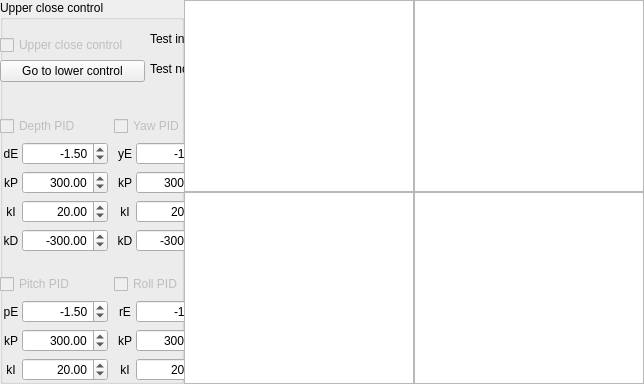
        <widget class="QWidget" name="stackedWidgetAnalyze">
         <layout class="QGridLayout" name="gridLayout_2">
          <property name="leftMargin">
           <number>0</number>
          </property>
          <property name="topMargin">
           <number>0</number>
          </property>
          <property name="rightMargin">
           <number>0</number>
          </property>
          <property name="bottomMargin">
           <number>0</number>
          </property>
          <property name="spacing">
           <number>0</number>
          </property>
          <item row="0" column="0">
           <layout class="QHBoxLayout" name="horizontalLayout_2" stretch="2,5">
            <property name="spacing">
             <number>0</number>
            </property>
            <item>
             <widget class="QGroupBox" name="groupBox">
              <property name="title">
               <string>Upper close control</string>
              </property>
              <property name="flat">
               <bool>false</bool>
              </property>
              <property name="checkable">
               <bool>false</bool>
              </property>
              <widget class="QWidget" name="layoutWidget">
               <property name="geometry">
                <rect>
                 <x>0</x>
                 <y>100</y>
                 <width>222</width>
                 <height>326</height>
                </rect>
               </property>
               <layout class="QGridLayout" name="gridLayout_3">
                <property name="spacing">
                 <number>6</number>
                </property>
                <item row="0" column="0">
                 <layout class="QVBoxLayout" name="verticalLayout">
                  <item>
                   <widget class="QCheckBox" name="depthPidCheckBox">
                    <property name="enabled">
                     <bool>false</bool>
                    </property>
                    <property name="layoutDirection">
                     <enum>Qt::LeftToRight</enum>
                    </property>
                    <property name="text">
                     <string>Depth PID</string>
                    </property>
                   </widget>
                  </item>
                  <item>
                   <layout class="QHBoxLayout" name="horizontalLayout_6" stretch="1,4">
                    <property name="spacing">
                     <number>0</number>
                    </property>
                    <item>
                     <widget class="QLabel" name="labelZd">
                      <property name="text">
                       <string>dE</string>
                      </property>
                      <property name="alignment">
                       <set>Qt::AlignCenter</set>
                      </property>
                     </widget>
                    </item>
                    <item>
                     <widget class="QDoubleSpinBox" name="doubleSpinBoxDe">
                      <property name="alignment">
                       <set>Qt::AlignRight|Qt::AlignTrailing|Qt::AlignVCenter</set>
                      </property>
                      <property name="decimals">
                       <number>2</number>
                      </property>
                      <property name="minimum">
                       <double>-5.000000000000000</double>
                      </property>
                      <property name="maximum">
                       <double>0.200000000000000</double>
                      </property>
                      <property name="singleStep">
                       <double>0.100000000000000</double>
                      </property>
                      <property name="value">
                       <double>-1.500000000000000</double>
                      </property>
                     </widget>
                    </item>
                   </layout>
                  </item>
                  <item>
                   <layout class="QHBoxLayout" name="horizontalLayout_3" stretch="1,4">
                    <property name="spacing">
                     <number>0</number>
                    </property>
                    <item>
                     <widget class="QLabel" name="labelKp">
                      <property name="text">
                       <string>kP</string>
                      </property>
                      <property name="alignment">
                       <set>Qt::AlignCenter</set>
                      </property>
                     </widget>
                    </item>
                    <item>
                     <widget class="QDoubleSpinBox" name="doubleSpinBoxKpDepth">
                      <property name="alignment">
                       <set>Qt::AlignRight|Qt::AlignTrailing|Qt::AlignVCenter</set>
                      </property>
                      <property name="maximum">
                       <double>1000.000000000000000</double>
                      </property>
                      <property name="value">
                       <double>300.000000000000000</double>
                      </property>
                     </widget>
                    </item>
                   </layout>
                  </item>
                  <item>
                   <layout class="QHBoxLayout" name="horizontalLayout_4" stretch="1,4">
                    <property name="spacing">
                     <number>0</number>
                    </property>
                    <item>
                     <widget class="QLabel" name="labelKi">
                      <property name="text">
                       <string>kI</string>
                      </property>
                      <property name="alignment">
                       <set>Qt::AlignCenter</set>
                      </property>
                     </widget>
                    </item>
                    <item>
                     <widget class="QDoubleSpinBox" name="doubleSpinBoxKiDepth">
                      <property name="alignment">
                       <set>Qt::AlignRight|Qt::AlignTrailing|Qt::AlignVCenter</set>
                      </property>
                      <property name="maximum">
                       <double>1000.000000000000000</double>
                      </property>
                      <property name="value">
                       <double>20.000000000000000</double>
                      </property>
                     </widget>
                    </item>
                   </layout>
                  </item>
                  <item>
                   <layout class="QHBoxLayout" name="horizontalLayout_5" stretch="1,4">
                    <property name="spacing">
                     <number>0</number>
                    </property>
                    <item>
                     <widget class="QLabel" name="labelKd">
                      <property name="text">
                       <string>kD</string>
                      </property>
                      <property name="alignment">
                       <set>Qt::AlignCenter</set>
                      </property>
                     </widget>
                    </item>
                    <item>
                     <widget class="QDoubleSpinBox" name="doubleSpinBoxKdDepth">
                      <property name="alignment">
                       <set>Qt::AlignRight|Qt::AlignTrailing|Qt::AlignVCenter</set>
                      </property>
                      <property name="minimum">
                       <double>-1000.000000000000000</double>
                      </property>
                      <property name="maximum">
                       <double>1000.000000000000000</double>
                      </property>
                      <property name="value">
                       <double>-300.000000000000000</double>
                      </property>
                     </widget>
                    </item>
                   </layout>
                  </item>
                 </layout>
                </item>
                <item row="0" column="1">
                 <layout class="QVBoxLayout" name="verticalLayout_4">
                  <item>
                   <widget class="QCheckBox" name="yawPidCheckBox">
                    <property name="enabled">
                     <bool>false</bool>
                    </property>
                    <property name="layoutDirection">
                     <enum>Qt::LeftToRight</enum>
                    </property>
                    <property name="text">
                     <string>Yaw PID</string>
                    </property>
                   </widget>
                  </item>
                  <item>
                   <layout class="QHBoxLayout" name="horizontalLayout_17" stretch="1,4">
                    <property name="spacing">
                     <number>0</number>
                    </property>
                    <item>
                     <widget class="QLabel" name="labelZb">
                      <property name="text">
                       <string>yE</string>
                      </property>
                      <property name="alignment">
                       <set>Qt::AlignCenter</set>
                      </property>
                     </widget>
                    </item>
                    <item>
                     <widget class="QDoubleSpinBox" name="doubleSpinBoxYe">
                      <property name="alignment">
                       <set>Qt::AlignRight|Qt::AlignTrailing|Qt::AlignVCenter</set>
                      </property>
                      <property name="decimals">
                       <number>2</number>
                      </property>
                      <property name="minimum">
                       <double>-5.000000000000000</double>
                      </property>
                      <property name="maximum">
                       <double>0.200000000000000</double>
                      </property>
                      <property name="singleStep">
                       <double>0.100000000000000</double>
                      </property>
                      <property name="value">
                       <double>-1.500000000000000</double>
                      </property>
                     </widget>
                    </item>
                   </layout>
                  </item>
                  <item>
                   <layout class="QHBoxLayout" name="horizontalLayout_18" stretch="1,4">
                    <property name="spacing">
                     <number>0</number>
                    </property>
                    <item>
                     <widget class="QLabel" name="labelKp_3">
                      <property name="text">
                       <string>kP</string>
                      </property>
                      <property name="alignment">
                       <set>Qt::AlignCenter</set>
                      </property>
                     </widget>
                    </item>
                    <item>
                     <widget class="QDoubleSpinBox" name="doubleSpinBoxKpYaw">
                      <property name="alignment">
                       <set>Qt::AlignRight|Qt::AlignTrailing|Qt::AlignVCenter</set>
                      </property>
                      <property name="maximum">
                       <double>1000.000000000000000</double>
                      </property>
                      <property name="value">
                       <double>300.000000000000000</double>
                      </property>
                     </widget>
                    </item>
                   </layout>
                  </item>
                  <item>
                   <layout class="QHBoxLayout" name="horizontalLayout_19" stretch="1,4">
                    <property name="spacing">
                     <number>0</number>
                    </property>
                    <item>
                     <widget class="QLabel" name="labelKi_3">
                      <property name="text">
                       <string>kI</string>
                      </property>
                      <property name="alignment">
                       <set>Qt::AlignCenter</set>
                      </property>
                     </widget>
                    </item>
                    <item>
                     <widget class="QDoubleSpinBox" name="doubleSpinBoxKiYaw">
                      <property name="alignment">
                       <set>Qt::AlignRight|Qt::AlignTrailing|Qt::AlignVCenter</set>
                      </property>
                      <property name="maximum">
                       <double>1000.000000000000000</double>
                      </property>
                      <property name="value">
                       <double>20.000000000000000</double>
                      </property>
                     </widget>
                    </item>
                   </layout>
                  </item>
                  <item>
                   <layout class="QHBoxLayout" name="horizontalLayout_20" stretch="1,4">
                    <property name="spacing">
                     <number>0</number>
                    </property>
                    <item>
                     <widget class="QLabel" name="labelKd_3">
                      <property name="text">
                       <string>kD</string>
                      </property>
                      <property name="alignment">
                       <set>Qt::AlignCenter</set>
                      </property>
                     </widget>
                    </item>
                    <item>
                     <widget class="QDoubleSpinBox" name="doubleSpinBoxKdYaw">
                      <property name="alignment">
                       <set>Qt::AlignRight|Qt::AlignTrailing|Qt::AlignVCenter</set>
                      </property>
                      <property name="minimum">
                       <double>-1000.000000000000000</double>
                      </property>
                      <property name="maximum">
                       <double>1000.000000000000000</double>
                      </property>
                      <property name="value">
                       <double>-300.000000000000000</double>
                      </property>
                     </widget>
                    </item>
                   </layout>
                  </item>
                 </layout>
                </item>
                <item row="1" column="0">
                 <layout class="QVBoxLayout" name="verticalLayout_5">
                  <item>
                   <widget class="QCheckBox" name="pitchPidCheckBox">
                    <property name="enabled">
                     <bool>false</bool>
                    </property>
                    <property name="layoutDirection">
                     <enum>Qt::LeftToRight</enum>
                    </property>
                    <property name="text">
                     <string>Pitch PID</string>
                    </property>
                   </widget>
                  </item>
                  <item>
                   <layout class="QHBoxLayout" name="horizontalLayout_21" stretch="1,4">
                    <property name="spacing">
                     <number>0</number>
                    </property>
                    <item>
                     <widget class="QLabel" name="labelZa">
                      <property name="text">
                       <string>pE</string>
                      </property>
                      <property name="alignment">
                       <set>Qt::AlignCenter</set>
                      </property>
                     </widget>
                    </item>
                    <item>
                     <widget class="QDoubleSpinBox" name="doubleSpinBoxPe">
                      <property name="alignment">
                       <set>Qt::AlignRight|Qt::AlignTrailing|Qt::AlignVCenter</set>
                      </property>
                      <property name="decimals">
                       <number>2</number>
                      </property>
                      <property name="minimum">
                       <double>-5.000000000000000</double>
                      </property>
                      <property name="maximum">
                       <double>0.200000000000000</double>
                      </property>
                      <property name="singleStep">
                       <double>0.100000000000000</double>
                      </property>
                      <property name="value">
                       <double>-1.500000000000000</double>
                      </property>
                     </widget>
                    </item>
                   </layout>
                  </item>
                  <item>
                   <layout class="QHBoxLayout" name="horizontalLayout_22" stretch="1,4">
                    <property name="spacing">
                     <number>0</number>
                    </property>
                    <item>
                     <widget class="QLabel" name="labelKp_4">
                      <property name="text">
                       <string>kP</string>
                      </property>
                      <property name="alignment">
                       <set>Qt::AlignCenter</set>
                      </property>
                     </widget>
                    </item>
                    <item>
                     <widget class="QDoubleSpinBox" name="doubleSpinBoxKpPitch">
                      <property name="alignment">
                       <set>Qt::AlignRight|Qt::AlignTrailing|Qt::AlignVCenter</set>
                      </property>
                      <property name="maximum">
                       <double>1000.000000000000000</double>
                      </property>
                      <property name="value">
                       <double>300.000000000000000</double>
                      </property>
                     </widget>
                    </item>
                   </layout>
                  </item>
                  <item>
                   <layout class="QHBoxLayout" name="horizontalLayout_23" stretch="1,4">
                    <property name="spacing">
                     <number>0</number>
                    </property>
                    <item>
                     <widget class="QLabel" name="labelKi_4">
                      <property name="text">
                       <string>kI</string>
                      </property>
                      <property name="alignment">
                       <set>Qt::AlignCenter</set>
                      </property>
                     </widget>
                    </item>
                    <item>
                     <widget class="QDoubleSpinBox" name="doubleSpinBoxKiPitch">
                      <property name="alignment">
                       <set>Qt::AlignRight|Qt::AlignTrailing|Qt::AlignVCenter</set>
                      </property>
                      <property name="maximum">
                       <double>1000.000000000000000</double>
                      </property>
                      <property name="value">
                       <double>20.000000000000000</double>
                      </property>
                     </widget>
                    </item>
                   </layout>
                  </item>
                  <item>
                   <layout class="QHBoxLayout" name="horizontalLayout_24" stretch="1,4">
                    <property name="spacing">
                     <number>0</number>
                    </property>
                    <item>
                     <widget class="QLabel" name="labelKd_4">
                      <property name="text">
                       <string>kD</string>
                      </property>
                      <property name="alignment">
                       <set>Qt::AlignCenter</set>
                      </property>
                     </widget>
                    </item>
                    <item>
                     <widget class="QDoubleSpinBox" name="doubleSpinBoxKdPitch">
                      <property name="alignment">
                       <set>Qt::AlignRight|Qt::AlignTrailing|Qt::AlignVCenter</set>
                      </property>
                      <property name="minimum">
                       <double>-1000.000000000000000</double>
                      </property>
                      <property name="maximum">
                       <double>1000.000000000000000</double>
                      </property>
                      <property name="value">
                       <double>-300.000000000000000</double>
                      </property>
                     </widget>
                    </item>
                   </layout>
                  </item>
                 </layout>
                </item>
                <item row="1" column="1">
                 <layout class="QVBoxLayout" name="verticalLayout_6">
                  <item>
                   <widget class="QCheckBox" name="rollPidCheckBox">
                    <property name="enabled">
                     <bool>false</bool>
                    </property>
                    <property name="layoutDirection">
                     <enum>Qt::LeftToRight</enum>
                    </property>
                    <property name="text">
                     <string>Roll PID</string>
                    </property>
                   </widget>
                  </item>
                  <item>
                   <layout class="QHBoxLayout" name="horizontalLayout_25" stretch="1,4">
                    <property name="spacing">
                     <number>0</number>
                    </property>
                    <item>
                     <widget class="QLabel" name="labelZy">
                      <property name="text">
                       <string>rE</string>
                      </property>
                      <property name="alignment">
                       <set>Qt::AlignCenter</set>
                      </property>
                     </widget>
                    </item>
                    <item>
                     <widget class="QDoubleSpinBox" name="doubleSpinBoxRe">
                      <property name="alignment">
                       <set>Qt::AlignRight|Qt::AlignTrailing|Qt::AlignVCenter</set>
                      </property>
                      <property name="decimals">
                       <number>2</number>
                      </property>
                      <property name="minimum">
                       <double>-5.000000000000000</double>
                      </property>
                      <property name="maximum">
                       <double>0.200000000000000</double>
                      </property>
                      <property name="singleStep">
                       <double>0.100000000000000</double>
                      </property>
                      <property name="value">
                       <double>-1.500000000000000</double>
                      </property>
                     </widget>
                    </item>
                   </layout>
                  </item>
                  <item>
                   <layout class="QHBoxLayout" name="horizontalLayout_26" stretch="1,4">
                    <property name="spacing">
                     <number>0</number>
                    </property>
                    <item>
                     <widget class="QLabel" name="labelKp_5">
                      <property name="text">
                       <string>kP</string>
                      </property>
                      <property name="alignment">
                       <set>Qt::AlignCenter</set>
                      </property>
                     </widget>
                    </item>
                    <item>
                     <widget class="QDoubleSpinBox" name="doubleSpinBoxKpRoll">
                      <property name="alignment">
                       <set>Qt::AlignRight|Qt::AlignTrailing|Qt::AlignVCenter</set>
                      </property>
                      <property name="maximum">
                       <double>1000.000000000000000</double>
                      </property>
                      <property name="value">
                       <double>300.000000000000000</double>
                      </property>
                     </widget>
                    </item>
                   </layout>
                  </item>
                  <item>
                   <layout class="QHBoxLayout" name="horizontalLayout_27" stretch="1,4">
                    <property name="spacing">
                     <number>0</number>
                    </property>
                    <item>
                     <widget class="QLabel" name="labelKi_5">
                      <property name="text">
                       <string>kI</string>
                      </property>
                      <property name="alignment">
                       <set>Qt::AlignCenter</set>
                      </property>
                     </widget>
                    </item>
                    <item>
                     <widget class="QDoubleSpinBox" name="doubleSpinBoxKiRoll">
                      <property name="alignment">
                       <set>Qt::AlignRight|Qt::AlignTrailing|Qt::AlignVCenter</set>
                      </property>
                      <property name="maximum">
                       <double>1000.000000000000000</double>
                      </property>
                      <property name="value">
                       <double>20.000000000000000</double>
                      </property>
                     </widget>
                    </item>
                   </layout>
                  </item>
                  <item>
                   <layout class="QHBoxLayout" name="horizontalLayout_28" stretch="1,4">
                    <property name="spacing">
                     <number>0</number>
                    </property>
                    <item>
                     <widget class="QLabel" name="labelKd_5">
                      <property name="text">
                       <string>kD</string>
                      </property>
                      <property name="alignment">
                       <set>Qt::AlignCenter</set>
                      </property>
                     </widget>
                    </item>
                    <item>
                     <widget class="QDoubleSpinBox" name="doubleSpinBoxKdRoll">
                      <property name="alignment">
                       <set>Qt::AlignRight|Qt::AlignTrailing|Qt::AlignVCenter</set>
                      </property>
                      <property name="minimum">
                       <double>-1000.000000000000000</double>
                      </property>
                      <property name="maximum">
                       <double>1000.000000000000000</double>
                      </property>
                      <property name="value">
                       <double>-300.000000000000000</double>
                      </property>
                     </widget>
                    </item>
                   </layout>
                  </item>
                 </layout>
                </item>
               </layout>
              </widget>
              <widget class="QWidget" name="layoutWidget">
               <property name="geometry">
                <rect>
                 <x>0</x>
                 <y>30</y>
                 <width>145</width>
                 <height>57</height>
                </rect>
               </property>
               <layout class="QVBoxLayout" name="verticalLayout_7">
                <property name="spacing">
                 <number>0</number>
                </property>
                <item>
                 <widget class="QCheckBox" name="upperCloseControl">
                  <property name="enabled">
                   <bool>false</bool>
                  </property>
                  <property name="text">
                   <string>Upper close control</string>
                  </property>
                 </widget>
                </item>
                <item>
                 <widget class="QPushButton" name="lowerControlButton">
                  <property name="text">
                   <string>Go to lower control</string>
                  </property>
                 </widget>
                </item>
               </layout>
              </widget>
              <widget class="QWidget" name="">
               <property name="geometry">
                <rect>
                 <x>150</x>
                 <y>20</y>
                 <width>161</width>
                 <height>68</height>
                </rect>
               </property>
               <layout class="QVBoxLayout" name="verticalLayout_8">
                <property name="spacing">
                 <number>0</number>
                </property>
                <item>
                 <layout class="QHBoxLayout" name="horizontalLayout_29" stretch="2,3">
                  <item>
                   <widget class="QLabel" name="label_3">
                    <property name="text">
                     <string>Test info:</string>
                    </property>
                   </widget>
                  </item>
                  <item>
                   <widget class="QLineEdit" name="lineEditTestInfo"/>
                  </item>
                 </layout>
                </item>
                <item>
                 <layout class="QHBoxLayout" name="horizontalLayout_30" stretch="2,3">
                  <item>
                   <widget class="QLabel" name="label_4">
                    <property name="text">
                     <string>Test note:</string>
                    </property>
                   </widget>
                  </item>
                  <item>
                   <widget class="QLineEdit" name="lineEditTestNote"/>
                  </item>
                 </layout>
                </item>
               </layout>
              </widget>
             </widget>
            </item>
            <item>
             <layout class="QGridLayout" name="chartViewGridLayout" rowstretch="1,1" columnstretch="1,1">
              <property name="spacing">
               <number>0</number>
              </property>
              <item row="1" column="0">
               <widget class="QGraphicsView" name="depthView">
                <property name="acceptDrops">
                 <bool>false</bool>
                </property>
                <property name="verticalScrollBarPolicy">
                 <enum>Qt::ScrollBarAlwaysOff</enum>
                </property>
                <property name="horizontalScrollBarPolicy">
                 <enum>Qt::ScrollBarAlwaysOff</enum>
                </property>
                <property name="sizeAdjustPolicy">
                 <enum>QAbstractScrollArea::AdjustIgnored</enum>
                </property>
                <property name="interactive">
                 <bool>false</bool>
                </property>
                <property name="alignment">
                 <set>Qt::AlignLeading|Qt::AlignLeft|Qt::AlignTop</set>
                </property>
               </widget>
              </item>
              <item row="0" column="0">
               <widget class="QGraphicsView" name="pitchView">
                <property name="acceptDrops">
                 <bool>false</bool>
                </property>
                <property name="verticalScrollBarPolicy">
                 <enum>Qt::ScrollBarAlwaysOff</enum>
                </property>
                <property name="horizontalScrollBarPolicy">
                 <enum>Qt::ScrollBarAlwaysOff</enum>
                </property>
                <property name="sizeAdjustPolicy">
                 <enum>QAbstractScrollArea::AdjustIgnored</enum>
                </property>
                <property name="interactive">
                 <bool>false</bool>
                </property>
                <property name="alignment">
                 <set>Qt::AlignLeading|Qt::AlignLeft|Qt::AlignTop</set>
                </property>
               </widget>
              </item>
              <item row="1" column="1">
               <widget class="QGraphicsView" name="pidOutView">
                <property name="acceptDrops">
                 <bool>false</bool>
                </property>
                <property name="verticalScrollBarPolicy">
                 <enum>Qt::ScrollBarAlwaysOff</enum>
                </property>
                <property name="horizontalScrollBarPolicy">
                 <enum>Qt::ScrollBarAlwaysOff</enum>
                </property>
                <property name="sizeAdjustPolicy">
                 <enum>QAbstractScrollArea::AdjustIgnored</enum>
                </property>
                <property name="interactive">
                 <bool>false</bool>
                </property>
                <property name="alignment">
                 <set>Qt::AlignLeading|Qt::AlignLeft|Qt::AlignTop</set>
                </property>
               </widget>
              </item>
              <item row="0" column="1">
               <widget class="QGraphicsView" name="yawRollView">
                <property name="acceptDrops">
                 <bool>false</bool>
                </property>
                <property name="verticalScrollBarPolicy">
                 <enum>Qt::ScrollBarAlwaysOff</enum>
                </property>
                <property name="horizontalScrollBarPolicy">
                 <enum>Qt::ScrollBarAlwaysOff</enum>
                </property>
                <property name="sizeAdjustPolicy">
                 <enum>QAbstractScrollArea::AdjustIgnored</enum>
                </property>
                <property name="interactive">
                 <bool>false</bool>
                </property>
                <property name="alignment">
                 <set>Qt::AlignLeading|Qt::AlignLeft|Qt::AlignTop</set>
                </property>
               </widget>
              </item>
             </layout>
            </item>
           </layout>
          </item>
         </layout>
        </widget>
